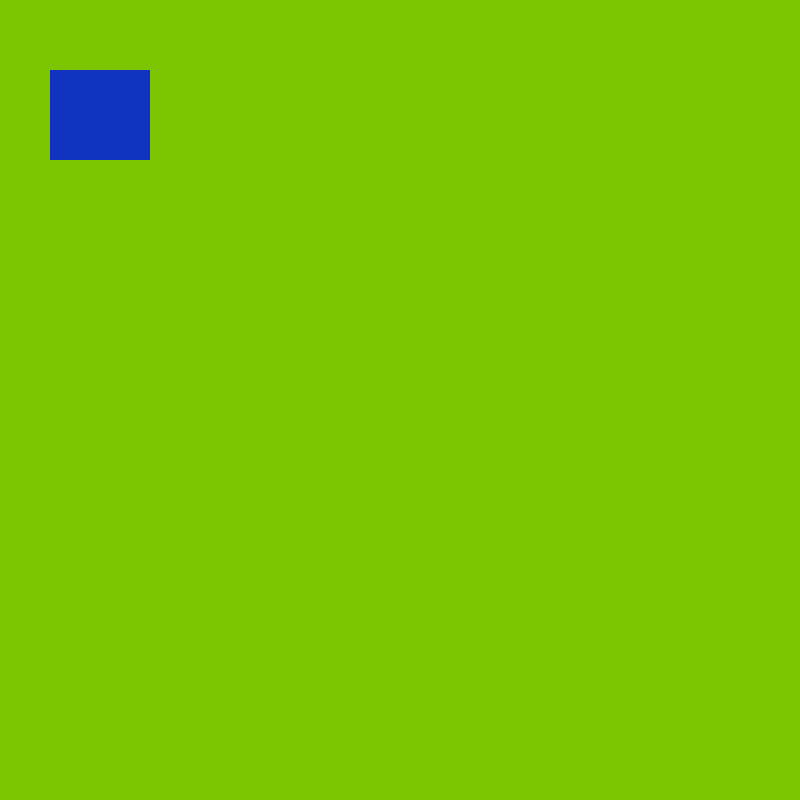
Frame 1 (no input)
Frame 60 (the mouse pressed at the canvas centre just before this capture): identical to frame 1, image omitted
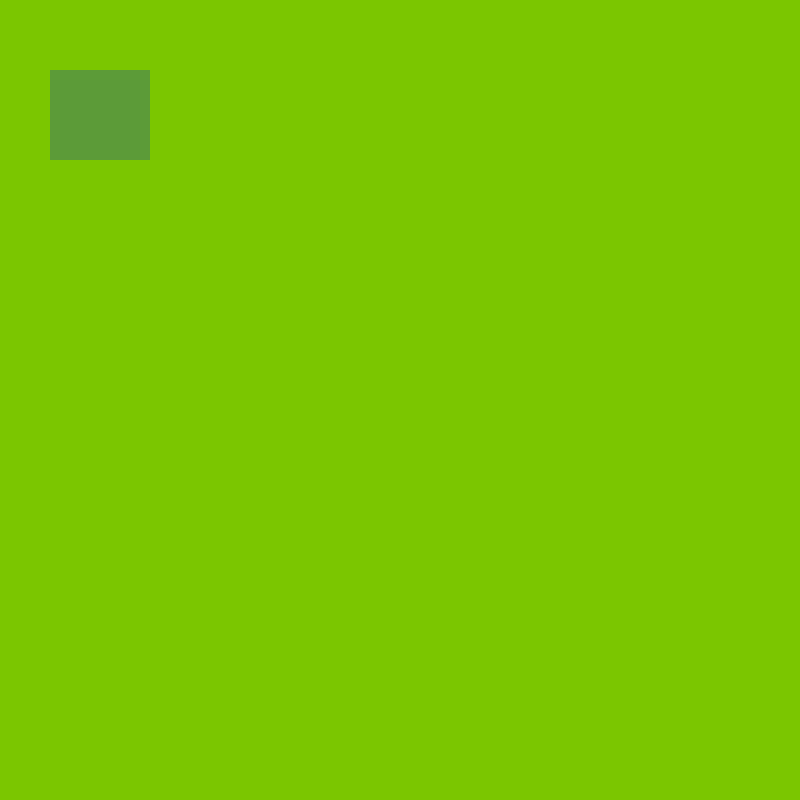
Frame 120 (the mouse held since frame 60 and released just before this capture)

The Processing sketch that drew these frames (run headless with seeded random() and noise(); from frame 60 on, the mouse is pressed at the canvas centre):

// Processing sketch: fade
// ── fade.pde
int a = 255;
boolean theMouseWasPressed = false;

void setup() {
  size(800,800);
}
void draw() {  
  if(theMouseWasPressed)
  a -= 3;
  background(123, 198, 0);
  noStroke();

fill(17, 52, 192, a); 
rect(50, 70, 100, 90);

}
void mousePressed() {
   theMouseWasPressed = true; 
}
